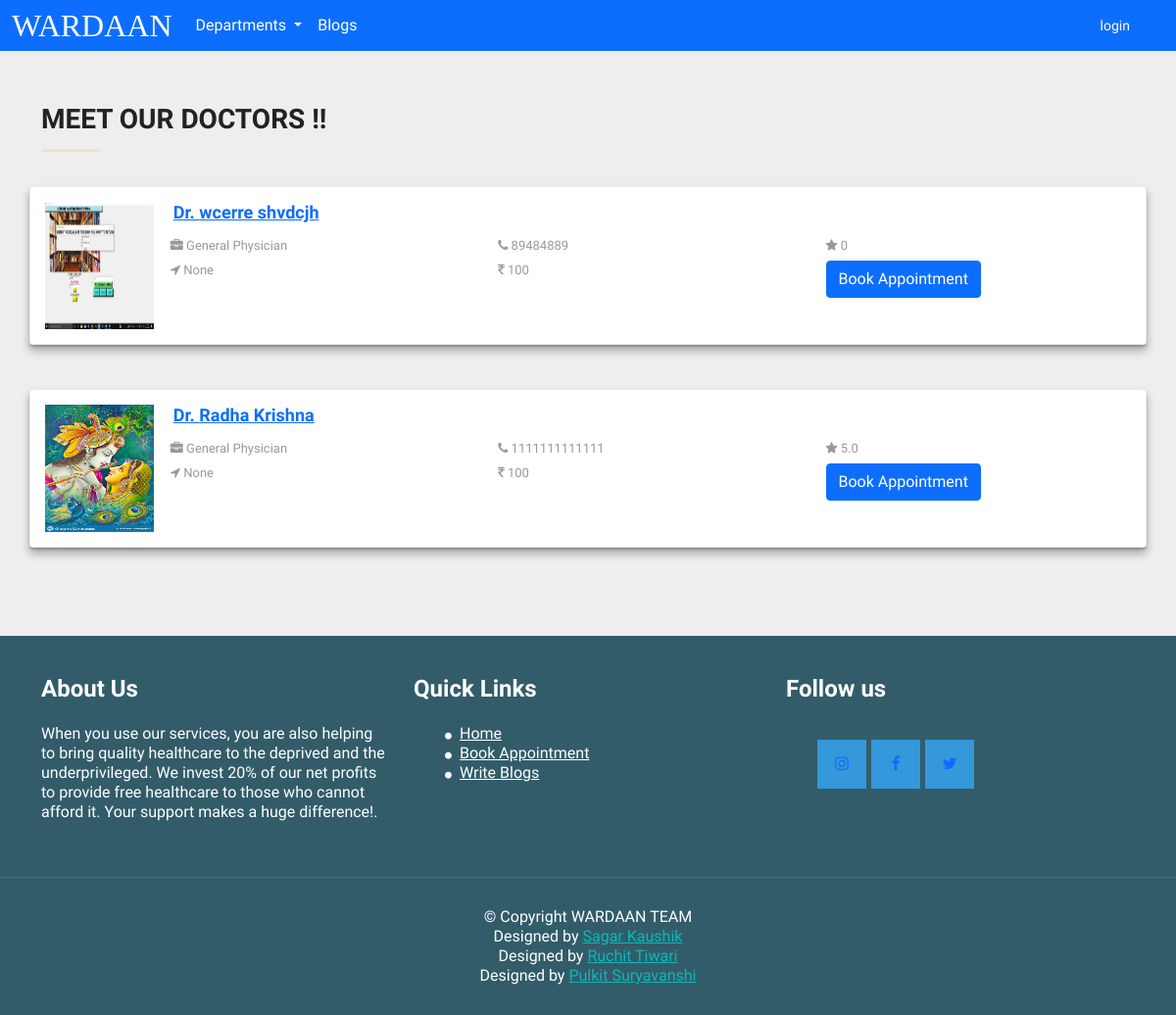
/ddepartment/1, run on an earlier commit of the app's database.
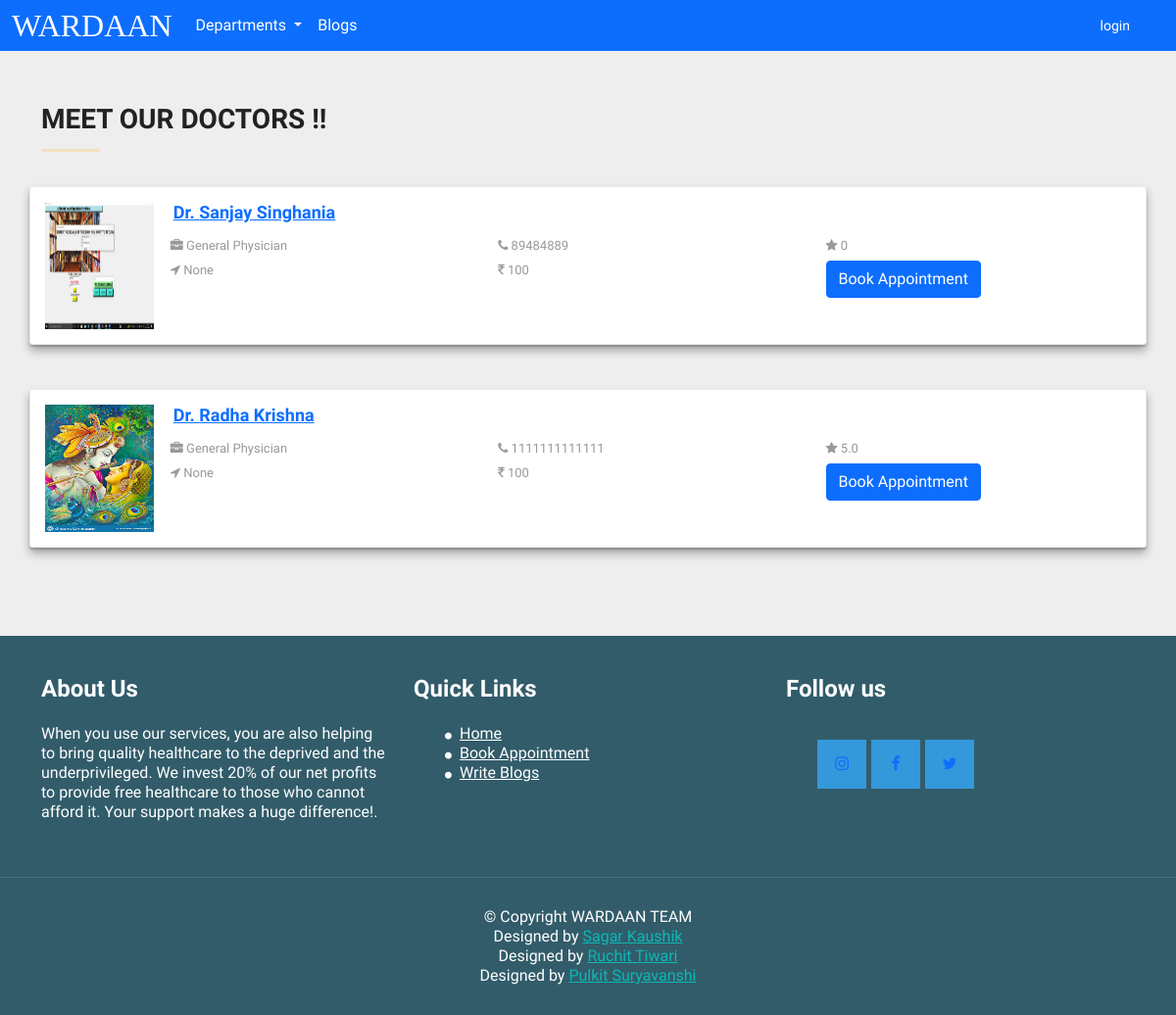
And on a later commit of the database.
### doctor/models.py (models this page shows, shortened)
class Doctor(models.Model):
    GENDER_CHOICES = (
        ("M", "Male"),
        ("F", "Female"),
        ("O", "Other"),
    )
    PATIENT = 1
    DOCTOR = 2
    ADMIN = 3
    ROLE_CHOICES = (
        (PATIENT, "Patient"),
        (DOCTOR, "Doctor"),
        (ADMIN, "Admin"),
    )
    role = models.PositiveSmallIntegerField(
        choices=ROLE_CHOICES, default=DOCTOR, null=True, blank=True
    )
    user = models.OneToOneField(User, on_delete=models.CASCADE)
    department = models.ForeignKey(Departments, on_delete=models.CASCADE)
    clinic = models.CharField(
        max_length=100, null=True, blank=True
    )  # if hospital is Null , then clinic jrur hoga, apply validation
    open_time = models.TimeField(default="09:00", null=True, blank=True)
    close_time = models.TimeField(default="15:00", null=True, blank=True)
    gender = models.CharField(
        max_length=1, choices=GENDER_CHOICES, null=True, blank=True
    )
    degree = models.ManyToManyField(Degree)
    fees = models.IntegerField(default=100, null=True, blank=True)
    mobile = models.CharField(max_length=20, null=False)
    date_of_birth = models.DateField(default="07/16/1997", null=True, blank=True)
    address = models.CharField(max_length=100, null=True, blank=True)
    city = models.CharField(max_length=100, null=True, blank=True)
    state = models.CharField(max_length=100, null=True, blank=True)
    rating = models.IntegerField(default=0)
    cnt = models.IntegerField(default=0)
    profile_pic = models.ImageField(null=True, blank=True)
    def __str__(self):
        return self.user.get_full_name()
    @property
    def get_rating(self):
        if self.cnt == 0:
            return 0
        return self.rating / self.cnt

### home/models.py (models this page shows, shortened)
class Departments(models.Model):
    departments = [
        ("General Physician", "General Physician"),
        ("InfectiousDisease Physician", "InfectiousDisease Physician"),
        ("Anesthesiologists", "Anesthesiologists"),
        ("Pulmonologist", "Pulmonologist"),
        ("Cardiologist", "Cardiologist"),
        ("Neurologist", "Neurologist"),
        ("Allergists", "Allergists"),
        ("Dermatologists", "Dermatologists"),
        ("Ayurveda", "Ayurveda"),
        ("Homoeopath", "Homoeopath"),
        ("Dentist", "Dentist"),
    ]
    name = models.CharField(
        max_length=50, choices=departments, default="General Physician"
    )
    about = models.CharField(max_length=512, null=True, blank=True)
    symptoms = models.ManyToManyField(Symptom)
    url = models.URLField(
        max_length=250,
        default="https://www.imsanz.org.au/about-us/what-is-a-general-physician",
    )
    def __str__(self):
        return self.name

### doctor/views.py (the view)
# urls.py: path("ddepartment/<int:pk>", dv.ddepartment, name="ddepartment"),
def ddepartment(request, pk):
    user = request.user
    usertype = {"doc": 0, "pat": 0}
    if request.user.is_authenticated:
        try:
            if user.doctor:
                usertype["doc"] = 1
                doctor = user.doctor
                records = BookAppointment.objects.filter(doctor_id=user.doctor.id)[::-1]
                try:
                    status = request.GET["aor"]
                    record_id = int(status[:-1])
                    record = BookAppointment.objects.get(id=record_id)
                    if status[-1] == "a":
                        record.status = 1
                        record.save()
                    else:
                        record.delete()
                except:
                    status = None
                d = {"doctor": doctor, "records": records}
        except:
            usertype["pat"] = 1
            patient = user.patient
            records = BookAppointment.objects.filter(patient_id=user.patient.id)
    else:
        records = []
    department = Departments.objects.get(id=pk)
    departments = Departments.objects.all()
    doctors = give_doctors_of_this_department(department)
    d = {
        "doctors": doctors,
        "department": department,
        "departments": departments,
        "usertype": usertype,
        "ld": len(doctors),
    }
    return render(request, "home/ddepartment.html", d)

### home/views.py (called while the page is built)
def give_doctors_of_this_department(department):
    l = []
    for doctor in Doctor.objects.all():
        if doctor.department == department:
            l.append(doctor)
    return l

### templates/home/ddepartment.html (shortened to what the changed rows need)
{% extends 'bbase.html' %}
{% load static %}
{% block extra_css %}
<link rel="stylesheet" type="text/css" href="{% static 'css/doclist.css' %}">
<link rel="stylesheet" type="text/css" href="{% static 'css/style.css' %}">
{% endblock extra_css %}
{% block content %}
  <section id="doctor-team" class="section-padding">
    <div class="container">
      <div class="row">
        <div class="col-md-12">
          {% if ld %}
            <h2 class="ser-title">Meet Our Doctors !!</h2>
          {% else %}
            <h2 class="ser-title">No Doctors Available !!</h2>
          {% endif %}
        </div>
        {% for doctor in doctors %}
          <div class="member-entry">
              {% if doctor.profile_pic %}
                <img src="{{doctor.profile_pic.url}}" height="130" width="130" alt="..." class="img-rounded member-img">
              {% else %}
                <img src="https://bootdey.com/img/Content/avatar/avatar1.png" class="img-rounded member-img">
              {% endif %}
              <div class="member-details">
                  <h4> <a href="{% url 'doc_profile' doctor.id %}">Dr. {{doctor}}</a> </h4>
                  <div class="row info-list">
                      <div class="col-sm-4">
                          <i class="fa fa-briefcase"></i>
                              {{doctor.department}}
                      </div>
                      <div class="col-sm-4">
                          <i class="fa fa-phone"></i>
                              {{doctor.mobile}}
                      </div>
                      <div class="col-sm-4">
                          <i class="fa fa-star"></i>
                              {{doctor.get_rating}}
                      </div>
                      <div class="col-sm-4">
                          <i class="fa fa-location-arrow"></i>
                              {{doctor.address}}
                      </div>
                      <div class="col-sm-4">
                          <i class="fa fa-rupee"></i>
                              {{doctor.fees}}
                      </div>
                      <div class="col-sm-4">
                        <a class="btn btn-primary" href="{% url 'book_appointment_doc' doctor.id %}" role="button">Book Appointment</a>
                      </div>
                  </div>
              </div>
          </div>
        {% endfor %}
      </div>
    </div>
  </section>
{% endblock content %}

What changed in the data, as far as the page shows it:
changed Doctor: user.last_name "wcerre shvdcjh" → "Sanjay Singhania"
